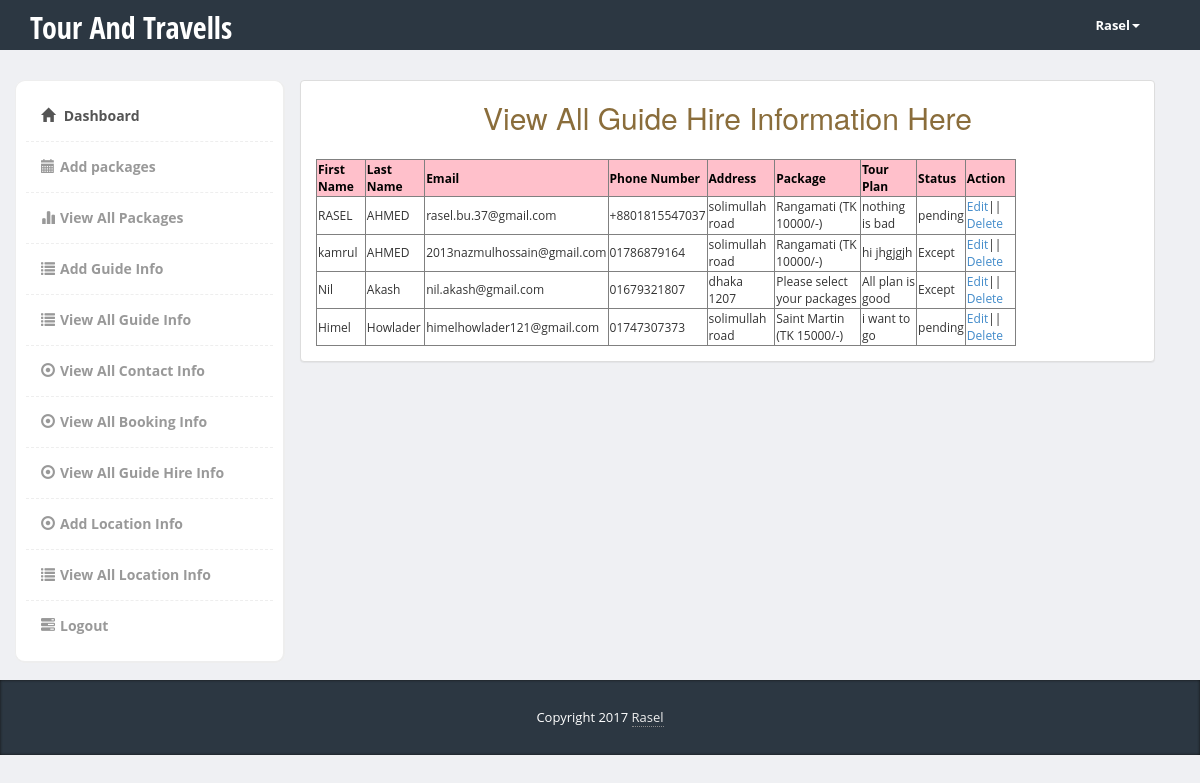
/admin/view-guidehire.php (signed in), run on the app's committed database.
### tables this page shows
CREATE TABLE `guidehire` (
  `id` int(20) NOT NULL,
  `first_name` varchar(100) NOT NULL,
  `last_name` varchar(100) NOT NULL,
  `email` varchar(100) NOT NULL,
  `phone` varchar(20) NOT NULL,
  `address` varchar(100) NOT NULL,
  `package_status` varchar(100) NOT NULL,
  `comment` text NOT NULL,
  `publication_status` varchar(100) NOT NULL
);

### classes/Travel.php (called while the page is built, shortened)
<?php
Class Travel{
	protected $link;
	public function __construct(){
		$this->link=mysqli_connect('localhost','root','','db_travel');
	}
	public function getAllGuidehireInfo(){
		 $sql = "SELECT * FROM guidehire";
	  if(mysqli_query($this->link,$sql)){
		 $queryResult=mysqli_query($this->link,$sql);
		  return $queryResult;
	  }else{
		  die('Query Problem'.mysqli_error($this->link));
	  }
	  }
}
?>

### admin/view-guidehire.php (the view, shortened to what this page needs)
<?php
require_once '../classes/Travel.php';
$travel=new Travel();
$queryResult=$travel->getAllGuidehireInfo();
?>
<!DOCTYPE html>
<html>
  <head>
    <link href="bootstrap/css/bootstrap.min.css" rel="stylesheet">
    <link href="css/styles.css" rel="stylesheet">
  </head>
  <body>
  	<div class="header">
	     <div class="container">
	        <div class="row">
	           <div class="col-md-5">
	              <div class="logo">
	                 <h1><a href="index.php">Tour And Travells</a></h1>
	              </div>
	           </div>
	           <div class="col-md-2">
	              <div class="navbar navbar-inverse" role="banner">
	                  <nav class="collapse navbar-collapse bs-navbar-collapse navbar-right" role="navigation">
	                    <ul class="nav navbar-nav">
	                      <li class="dropdown">
	                        <a href="#" class="dropdown-toggle" data-toggle="dropdown">Rasel<b class="caret"></b></a>
	                      </li>
	                    </ul>
	                  </nav>
	              </div>
	           </div>
	        </div>
	     </div>
	</div>
    <div class="page-content">
    	<div class="row">
		  <div class="col-md-3" style="height:600px;">
		  	<div class="sidebar content-box" style="display: block;">
                <ul class="nav">
                     <li class="current"><a href="dashboard.php"><i class="glyphicon glyphicon-home"></i> Dashboard</a></li>
                    <li><a href="add-package.php"><i class="glyphicon glyphicon-calendar"></i>Add packages</a></li>
                    <li><a href="manage-package.php"><i class="glyphicon glyphicon-stats"></i>View All Packages</a></li>
	                 <li><a href="add-guide.php"><i class="glyphicon glyphicon-list"></i>Add Guide Info</a></li>
                    <li><a href="manage-guide.php"><i class="glyphicon glyphicon-list"></i>View All Guide Info</a></li>
                    <li><a href="view-contact.php"><i class="glyphicon glyphicon-record"></i>View All Contact Info</a></li>
					<li><a href="view-booking.php"><i class="glyphicon glyphicon-record"></i>View All Booking Info</a></li>
					<li><a href="view-guidehire.php"><i class="glyphicon glyphicon-record"></i>View All Guide Hire Info</a></li>
					<li><a href="add-location.php"><i class="glyphicon glyphicon-record"></i>Add Location Info</a></li>
					<li><a href="manage-location.php"><i class="glyphicon glyphicon-list"></i>View All Location Info</a></li>
                    <li><a href="?logout=true"><i class="glyphicon glyphicon-tasks"></i>Logout</a></li>
                </ul>
             </div>
		  </div>
		  <div class="container">
		  <div class="col-md-9">
		  	<div class="row">
 <div class="panel panel-default">
                   <h2 class="text-center text-warning">View All Guide Hire Information Here</h2>
                        <div class="panel-body">
<table border="1" style="width:700px;">
<tr Style="color:#000;background:pink;">
<th>First Name</th>
<th>Last Name</th>
<th>Email </th>
<th>Phone Number</th>
<th>Address</th>
<th>Package</th>
<th>Tour Plan</th>
<th>Status</th>
<th>Action</th>
</tr>
<?php while($guidehiregInfo=mysqli_fetch_assoc($queryResult)){ ?>
<tr>
<td><?php echo $guidehiregInfo['first_name'];?></td>
<td><?php echo $guidehiregInfo['last_name'];?></td>
<td><?php echo $guidehiregInfo['email'];?></td>
<td><?php echo $guidehiregInfo['phone'];?></td>
<td><?php echo $guidehiregInfo['address'];?></td>
<td><?php echo $guidehiregInfo['package_status'];?></td>
<td><?php echo $guidehiregInfo['comment'];?></td>
<td><?php echo $guidehiregInfo['publication_status'];?></td>
<td>
<a href="edit-hire.php?id=<?php echo $guidehiregInfo['id'];?>">Edit</a>||
<a href="?a=b&id=<?php echo $guidehiregInfo['id'];?>" onclick="return confirm('Are You Sure You Want To Delete This.')">Delete</a>
</td>
</tr>
<?php }?>
</table>
</div>
</div>
			</div>
		  </div>
		</div>
    </div>
</div>
    <footer>
         <div class="container">
            <div class="copy text-center">
               Copyright 2017 <a href='#'>Rasel</a>
            </div>
         </div>
      </footer>
  </body>
</html>

### admin/css/styles.css (style rules this page uses)
body { font-family: 'Open Sans', sans-serif; background-color: #f7f7f7; position: relative; margin: 0px; font-size: 12px; padding: 0px; }
.page-content > .row { margin-left: 0px !important; margin-right: 0px !important; margin-top: 30px; }
footer { background-color:#2c3742; box-shadow:inset 0px 0px 3px #111; color:#fff; font-size:14px; line-height:25px; padding:10px 0px 10px 0px; bottom: 0px; }
footer a { color:#eee; text-decoration:none; border-bottom:1px dotted #888; }
footer .copy { font-size:13px; margin:15px 0px; }
.header { height:50px; background-color: #2c3742; }
.header .logo h1 { font-size:30px; margin:0px; padding:10px 0px; }
.header .logo h1 a { color:#fff; font-family: 'Open Sans Condensed', sans-serif; }
.header .navbar * { box-shadow:none !important; }
.header .navbar { background:none !important; border:0px !important; }
.header .navbar .nav > li > a { color:#fff !important; font-size:13px !important; border-bottom:0px !important; margin-top:0px !important; font-weight:bold; }
.header .navbar-collapse { border:0px !important; }
.header .navbar-nav .caret { border-top-color:#fff !important; border-bottom-color:#fff !important; }
.content-box, .content-box-large { margin-bottom:30px; background:#fff; border-radius:10px; padding:10px; border-left:1px solid #eee; border-top:1px solid #eee; border-right:2px solid #eee; border-bottom:2px solid #eee; }
.sidebar ul.nav, .sidebar ul.nav ul { list-style: none; padding: 0px; margin: 0px; }
.sidebar .nav > li { margin: 0; border-bottom:1px dashed #eee; }
.sidebar .nav > li:last-child { border-bottom:0px; }
.sidebar .nav > li > a { font-size: 14px; line-height: 20px; padding: 15px 15px; color: #999; display: block; font-weight:bold; background:none; text-decoration: none; border-top:0px; font-weight:bold; }
.sidebar .nav > li > a > i { margin-right:5px; }
.sidebar .nav li a:hover, .sidebar .nav li.current > a { background: #fff; color: #555; border-bottom:0px; }
body { background-color: #eff0f3; }
.panel-body { clear:both; }

### data on the page
guidehire: first_name "RASEL", last_name "AHMED", email "rasel.bu.37@gmail.com", phone "+8801815547037", address "solimullah road", package_status "Rangamati (TK 10000/-)", comment "nothing is bad", publication_status "pending"
guidehire: first_name "kamrul", last_name "AHMED", email "2013nazmulhossain@gmail.com", phone "01786879164", address "solimullah road", package_status "Rangamati (TK 10000/-)", comment "hi jhgjgjh", publication_status "Except"
guidehire: first_name "Nil", last_name "Akash", email "nil.akash@gmail.com", phone "01679321807", address "dhaka 1207", package_status "Please select your packages", comment "All plan is good", publication_status "Except"
guidehire: first_name "Himel", last_name "Howlader", email "himelhowlader121@gmail.com", phone "01747307373", address "solimullah road", package_status "Saint Martin (TK 15000/-)", comment "i want to go", publication_status "pending"
